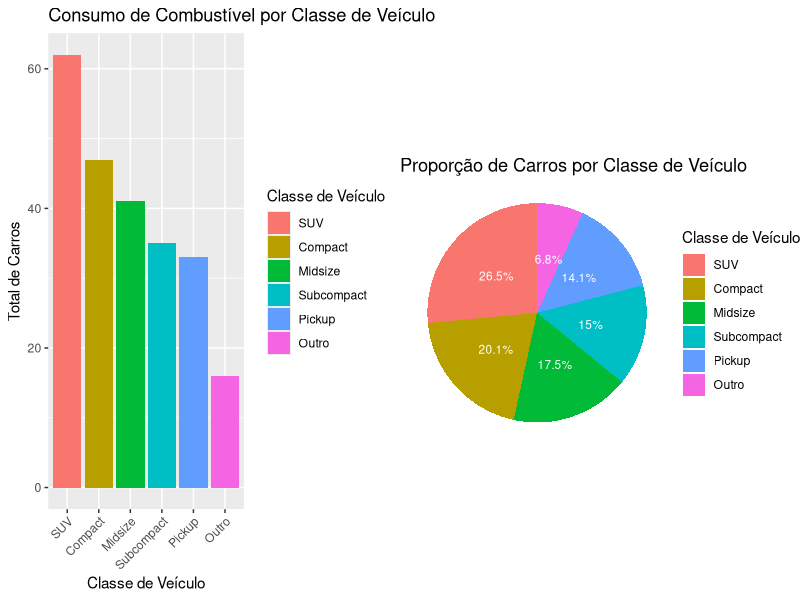

R code for this plot:
# Carregar a biblioteca ggplot2
library(ggplot2)

# Carregar o conjunto de dados mpg
data(mpg)

# Contar o número de veículos por classe de veículo
class_count <- as.data.frame(table(mpg$class))

# Renomear as colunas
colnames(class_count) <- c("class", "count")

# Substituir os números pelos nomes das classes de veículo
class_count$class <- ifelse(class_count$class == "2seater", "Two Seaters",
                            ifelse(class_count$class == "compact", "Compact",
                                   ifelse(class_count$class == "midsize", "Midsize",
                                          ifelse(class_count$class == "minivan", "Minivan",
                                                 ifelse(class_count$class == "pickup", "Pickup",
                                                        ifelse(class_count$class == "subcompact", "Subcompact",
                                                               ifelse(class_count$class == "suv", "SUV", "Outro")))))))

# Agrupar classes com menos de 30 veículos e chamá-las de "Outro"
class_count$class <- ifelse(class_count$count < 30, "Outro", class_count$class)

# Somar as contagens por classe de veículo
class_count <- aggregate(count ~ class, data = class_count, FUN = sum)

# Reordenar as classes de veículo com base nas contagens decrescentes
class_count$class <- factor(class_count$class, levels = class_count$class[order(-class_count$count)])

# Calcular as porcentagens
class_count$percent <- round((class_count$count / sum(class_count$count)) * 100, 1)

# Criar o gráfico de barras colorido com ggplot2
grafico_barras <- ggplot(data = class_count, aes(x = class, y = count, fill = class)) +
  geom_bar(stat = "identity") +
  labs(title = "Consumo de Combustível por Classe de Veículo",
       x = "Classe de Veículo",
       y = "Total de Carros",
       fill = "Classe de Veículo") +
  theme(axis.text.x = element_text(angle = 45, hjust = 1))  # Rotacionar rótulos do eixo x para facilitar a leitura

# Criar o gráfico de pizza com porcentagens
grafico_pizza <- ggplot(data = class_count, aes(x = "", y = count, fill = class, label = paste0(percent, "%"))) +
  geom_bar(width = 1, stat = "identity") +
  geom_text(position = position_stack(vjust = 0.5), color = "white", size = 3) +
  coord_polar("y") +
  labs(title = "Proporção de Carros por Classe de Veículo",
       x = NULL,
       y = NULL,
       fill = "Classe de Veículo") +
  theme_void()  # Remover elementos de tema para o gráfico de pizza

# Exibir os gráficos lado a lado
library(gridExtra)
grid.arrange(grafico_barras, grafico_pizza, ncol = 2)
